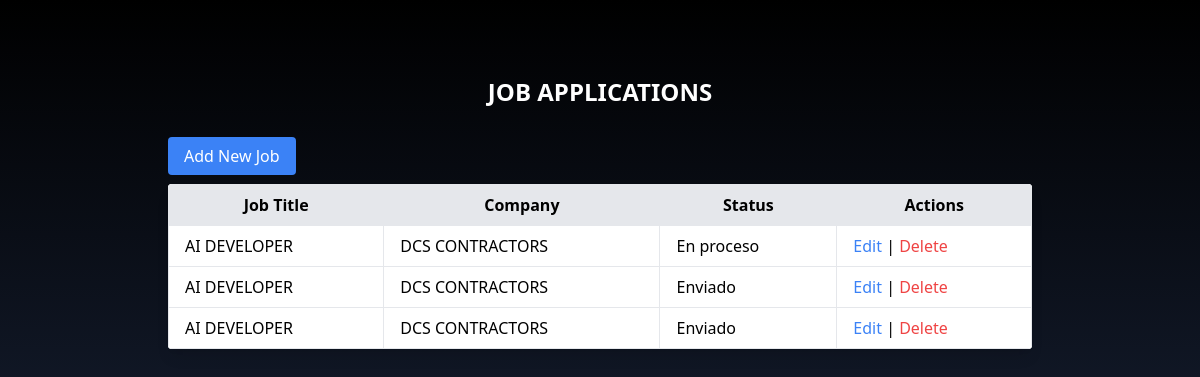
The app's page /, older data.
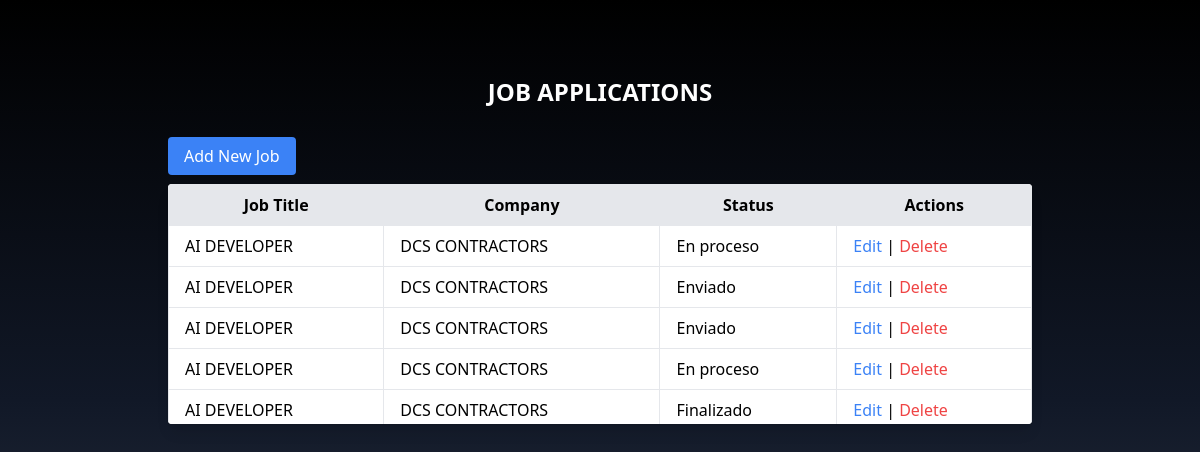
The same page, newer data.
### job_app/models.py (models this page shows, shortened)
class JobApplication(models.Model):
    STATUS_CHOICES = [
        ('sent', 'Enviado'),
        ('in_progress', 'En proceso'),
        ('completed', 'Finalizado'),
    ]
    job_title = models.CharField(max_length=255)
    company_name = models.CharField(max_length=255)
    requirements = models.TextField(blank=True, null=True)
    contact_name = models.CharField(max_length=255, blank=True, null=True)
    contact_phone = models.CharField(max_length=15, blank=True, null=True)
    application_date = models.DateField()
    closing_date = models.DateField(blank=True, null=True)
    notes = models.TextField(blank=True, null=True)
    status = models.CharField(
        max_length=20,
        choices=STATUS_CHOICES,
        default='sent'
    )  # Nuevo campo de estado

### job_app/views.py (the view)
# urls.py: 2. Add a URL to urlpatterns:  path('', views.home, name='home')
def home(request):
    jobs = JobApplication.objects.all()
    return render(request, 'home.html', {'jobs': jobs})

### job_app/templates/home.html (shortened to what this page needs)
{% extends "layout/_base.html" %}
{% block content %}
<div class="flex justify-center items-center w-full wallpaper">
    <div class="container mx-auto p-4 max-w-4xl">
        <h1 class="text-2xl font-bold mb-4 text-white text-center uppercase p-5">Job Applications</h1>
        <a href="{% url 'job_create' %}" class="bg-blue-500 text-white px-4 py-2 rounded hover:bg-gray-600 w-40 text-center">Add New Job</a>
        <div class="mt-4 bg-white rounded overflow-hidden shadow-lg">
            <div class="overflow-y-auto max-h-60">
                <table class="min-w-full bg-white">
                    <thead>
                        <tr>
                            <th class="border px-4 py-2 sticky top-0 bg-gray-200">Job Title</th>
                            <th class="border px-4 py-2 sticky top-0 bg-gray-200">Company</th>
                            <th class="border px-4 py-2 sticky top-0 bg-gray-200">Status</th>
                            <th class="border px-4 py-2 sticky top-0 bg-gray-200">Actions</th>
                        </tr>
                    </thead>
                    <tbody>
                        {% for job in jobs %}
                        <tr>
                            <td class="border px-4 py-2">{{ job.job_title }}</td>
                            <td class="border px-4 py-2">{{ job.company_name }}</td>
                            <td class="border px-4 py-2">{{ job.get_status_display }}</td>
                            <td class="border px-4 py-2">
                                <a href="{% url 'job_update' job.pk %}" class="text-blue-500">Edit</a> |
                                <a href="#" onclick="openDeleteModal({{ job.id }}, '{{ job.job_title }}')" class="text-red-500">Delete</a>
                            </td>
                        </tr>
                        {% endfor %}
                    </tbody>
                </table>
            </div>
        </div>
    </div>
</div>
{% endblock content %}

Row changes from the older to the newer data that the page shows:
added JobApplication: job_title "AI DEVELOPER", company_name "DCS CONTRACTORS", status "En proceso"
added JobApplication: job_title "AI DEVELOPER", company_name "DCS CONTRACTORS", status "Finalizado"
